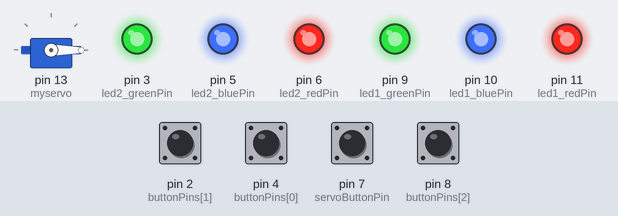
A sketch run on a simulated Arduino Uno, built with avr-gcc and run on an emulated ATmega328P. Parts: servo, output pins drawn as LEDs (lit = HIGH). The test bench sets the inputs (shaded band); at power-on: pin 2 (buttonPins[1]), pin 4 (buttonPins[0]), pin 7 (servoButtonPin), pin 8 (buttonPins[2]) LOW.

Above: at 1.2 s.
1.3 s: pin 7 (servoButtonPin) pulled HIGH for 0.15 s
At 1.76 s:
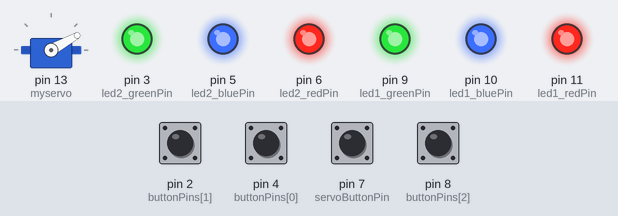
4.3 s: pin 2 (buttonPins[1]) pulled HIGH for 0.15 s
At 5.5 s:
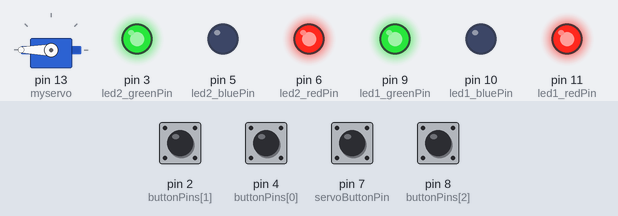
5.9 s: pin 4 (buttonPins[0]) pulled HIGH for 0.15 s
At 6.9 s:
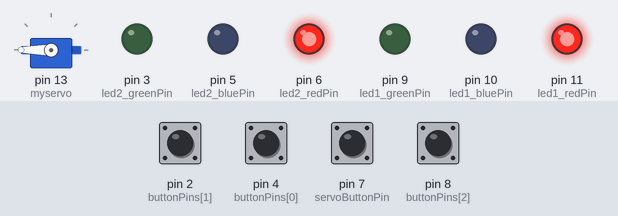
7.5 s: pin 8 (buttonPins[2]) pulled HIGH for 0.15 s
At 8.2 s:
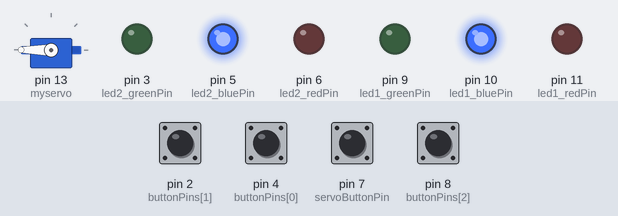
9.1 s: pin 7 (servoButtonPin) pulled HIGH for 1 s
At 9.56 s:
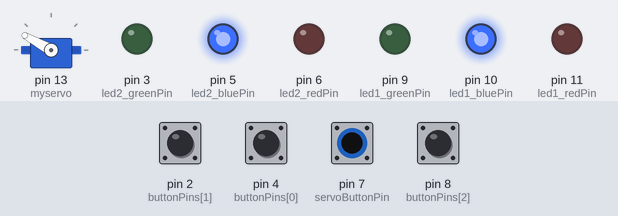
12.1 s: pin 2 (buttonPins[1]) pulled HIGH for 1 s
At 12.8 s:
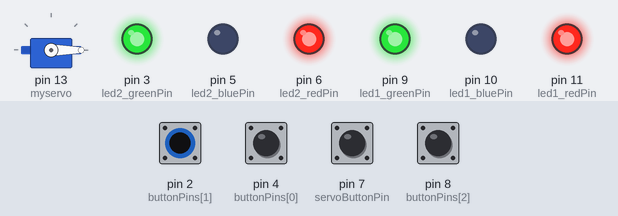
Timing chart, 0 to 15.1 s (numbered marks = the images above; inputs shaded):
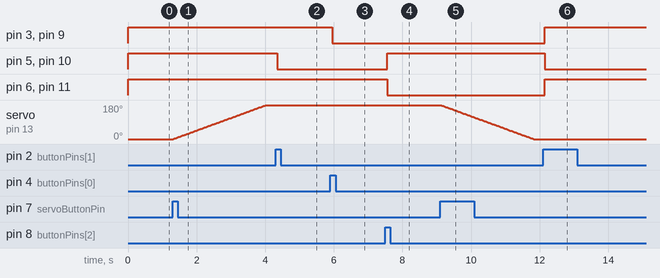

The sketch:

code.ino
```cpp
// C++ code
//We will make a Iron Man Helmet. This helmet will contain
// The mask will be moving with a dc motor to open and close it
// the mask will have buttons on it in order to light up certain
// colors like: red, ylow, blue, and white.

#include <Servo.h>

Servo myservo;

//Varible for servo
const int servoButtonPin = 7;  //pin location
int pos = 0; //servo poition
int servoState = LOW;
int servoButtonState = LOW;

//location of buttons for LED1
int led1_redPin = 11;
int led1_bluePin = 10;
int led1_greenPin = 9;

//location of buttons for LED2
int led2_redPin = 6;
int led2_bluePin = 5;
int led2_greenPin = 3;

// location of buttons for lights
int buttonPins[] = {4, 2, 8};
int numButtons = 3;

// tur or flase states of buttons for lights
int buttonState[3];
int lastButtonState[3];

unsigned long lastDebounceTime[3];
unsigned long debounceDelay = 50;

char currentColor = 'W';  // W = white (default)

void setup()
{
//servo set up
  pinMode(servoButtonPin, INPUT);
  myservo.attach(13);
  myservo.write(0);

// button and RGB output / input types
// first LED RGB
  pinMode(led1_redPin, OUTPUT);
  pinMode(led1_bluePin, OUTPUT);
  pinMode(led1_greenPin, OUTPUT);
  // second LED RGB
  pinMode(led2_redPin, OUTPUT);
  pinMode(led2_bluePin, OUTPUT);
  pinMode(led2_greenPin, OUTPUT);

  //botton set up
  for (int i = 0; i < numButtons; i++) {
    pinMode(buttonPins[i], INPUT);
    buttonState[i] = LOW;
    lastButtonState[i] = LOW;
    lastDebounceTime[i] = 0;
  }

  // set initial LED to white
  lightUpLed(currentColor);

}


void loop() {
// this chunk reads what the buttons recive
  servoButtonState = digitalRead(servoButtonPin);

//Turn 180 degree if the servobotton is pressed
  if (servoButtonState == HIGH) {
    servoState = !servoState;
    if (servoState) {
		for (pos = 0; pos <= 180; pos++) {
         	myservo.write(pos);
          	delay(15);
        }
    }
      else {
        for (pos = 180; pos >= 0; pos--) {
           myservo.write(pos);
           delay(15);
        }
      }
  	}

  //Check each botton
  for (int i = 0; i < numButtons; i++) {
    int reading = digitalRead(buttonPins[i]);

    if (reading != lastButtonState[i]) {
      lastDebounceTime[i] = millis();
    }
  //reading != buttonState[i]
   if ((millis() - lastDebounceTime[i]) > debounceDelay) {
      if (reading != buttonState[i]) {
        buttonState[i] = reading;

        if (buttonState[i] == HIGH) {
          handleButtonPress(i);
        }
      }
    }

    lastButtonState[i] = reading;
  }
}


void setBothLEDs(int r, int g, int b) {
  analogWrite(led1_redPin, r);
  analogWrite(led1_greenPin, g);
  analogWrite(led1_bluePin, b);

  analogWrite(led2_redPin, r);
  analogWrite(led2_greenPin, g);
  analogWrite(led2_bluePin, b);
}

void lightUpLed(char color) {
  switch (color) {
    case 'R': setBothLEDs(255, 0, 0); break;       // Red
    case 'Y': setBothLEDs(255, 255, 0); break;     // Yellow
    case 'B': setBothLEDs(0, 0, 255); break;       // Blue
    default:  setBothLEDs(255, 255, 255); break;   // White (off)
  }
}

//Handle Button Press
void handleButtonPress(int button) {
  char newColor;

  // Assign color per button
  if (button == 0) newColor = 'R';
  else if (button == 1) newColor = 'Y';
  else if (button == 2) newColor = 'B';

  // if pressed same color again → white
  if (currentColor == newColor) {
    currentColor = 'W';
  }
  else {
    currentColor = newColor;
  }

  lightUpLed(currentColor);
}
```

Measured:
- after the input at 1.3 s, servo on pin 13 (myservo): moves from 0° to 180° over 2.7 s, starting at once
- after the input at 4.3 s, pin 5 (led2_bluePin), pin 10 (led1_bluePin): HIGH → LOW after 0.05 s
- after the input at 5.9 s, pin 3 (led2_greenPin), pin 9 (led1_greenPin): HIGH → LOW after 0.05 s
- after the input at 7.5 s, pin 5 (led2_bluePin), pin 10 (led1_bluePin): LOW → HIGH after 0.05 s; pin 6 (led2_redPin), pin 11 (led1_redPin): HIGH → LOW after 0.05 s
- after the input at 9.1 s, servo on pin 13 (myservo): moves from 180° to 0° over 2.7 s, starting at once
- after the input at 12.1 s, pin 3 (led2_greenPin), pin 6 (led2_redPin), pin 9 (led1_greenPin), pin 11 (led1_redPin): LOW → HIGH after 0.05 s; pin 5 (led2_bluePin), pin 10 (led1_bluePin): HIGH → LOW after 0.05 s
